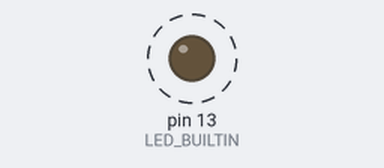
A sketch run on a simulated Arduino Uno, built with avr-gcc and run on an emulated ATmega328P. Parts: output pins drawn as LEDs (lit = HIGH). Dashed ring = blinking. No radio packets arrive unless stated; pins used as bus, display or sensor lines are not drawn; what the sketch prints to the serial monitor is not drawn.

Above: at 1.0 s.
Timing chart, 0 to 4.8 s (numbered marks = the images above):
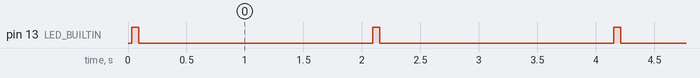

The sketch:

Table-Practice4transmit-lora.ino
```cpp
#include <SPI.h>
#include <RH_RF95.h>

#define RFM95_CS 8
#define RFM95_RST 4
#define RFM95_INT 3

RH_RF95 rf95(RFM95_CS, RFM95_INT);

void setup() {
  Serial.begin(115200);
  pinMode(LED_BUILTIN, OUTPUT);

  pinMode(RFM95_RST, OUTPUT);
  digitalWrite(RFM95_RST, HIGH); delay(10);
  digitalWrite(RFM95_RST, LOW);  delay(10);
  digitalWrite(RFM95_RST, HIGH); delay(10);

  if (!rf95.init()) while (1);
  rf95.setFrequency(868.1);

  // === 1. TRANSMIT POWER (Uncomment ONE line) ===
  // rf95.setTxPower(20, false); // +20 dBm
  // rf95.setTxPower(14, false); // +14 dBm
   rf95.setTxPower(8, false);  // +8 dBm

  // === 2. SPREADING FACTOR (Uncomment ONE line) ===
   rf95.setModemConfig(RH_RF95::Bw125Cr45Sf128); // SF7
  // rf95.setModemConfig(RH_RF95::Bw125Cr45Sf128); rf95.spiWrite(0x1E, (rf95.spiRead(0x1E) & 0x0F) | (8 << 4));  // SF8
  // rf95.setModemConfig(RH_RF95::Bw125Cr45Sf128); rf95.spiWrite(0x1E, (rf95.spiRead(0x1E) & 0x0F) | (10 << 4)); // SF10
  // rf95.setModemConfig(RH_RF95::Bw125Cr48Sf4096); // SF12
}

void loop() {
  // === 3. PAYLOAD SIZE (Uncomment ONE line) ===
  // uint8_t data[32];  // 32 bytes
   uint8_t data[256]; // 256 bytes

  memset(data, 'A', sizeof(data));

  digitalWrite(LED_BUILTIN, HIGH);
  unsigned long startTime = millis();

  rf95.send(data, sizeof(data));
  rf95.waitPacketSent();

  digitalWrite(LED_BUILTIN, LOW);
  unsigned long duration = millis() - startTime;

  Serial.print("Transmission Time: ");
  Serial.print(duration / 1000.0);
  Serial.println(" seconds");

  delay(2000);
}
```

Measured:
- by itself, pin 13 (LED_BUILTIN): alternates HIGH for 0.06 s and LOW for 2.0 s
